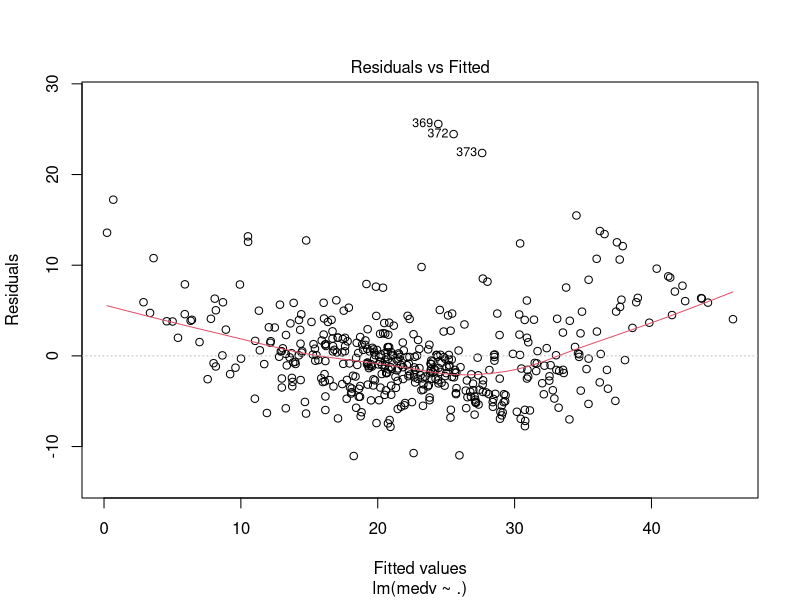
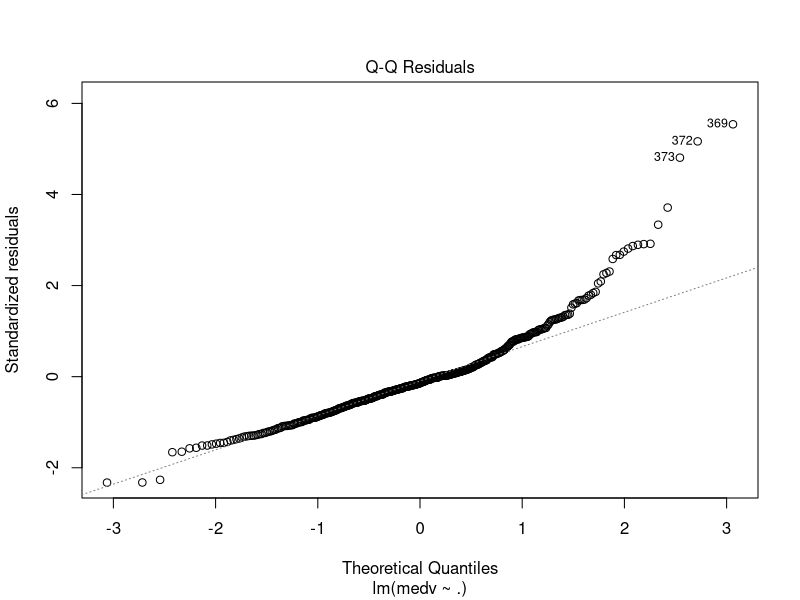
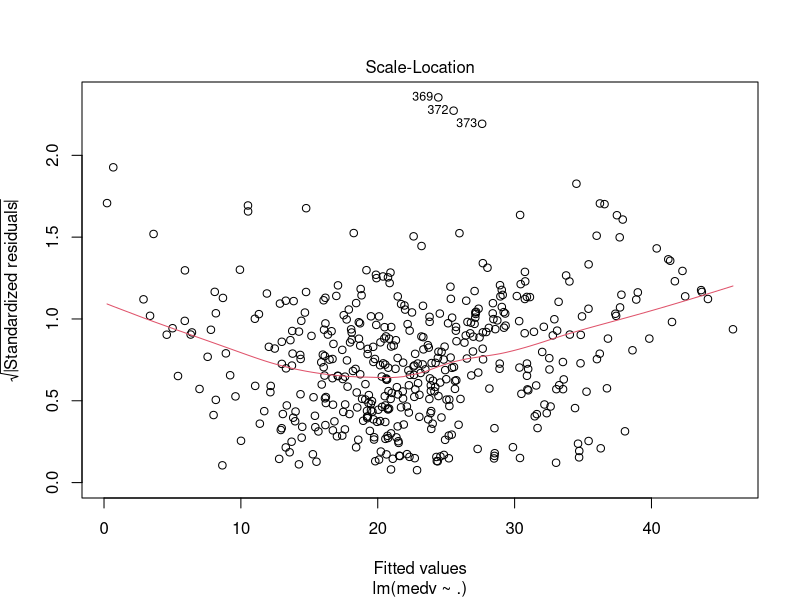
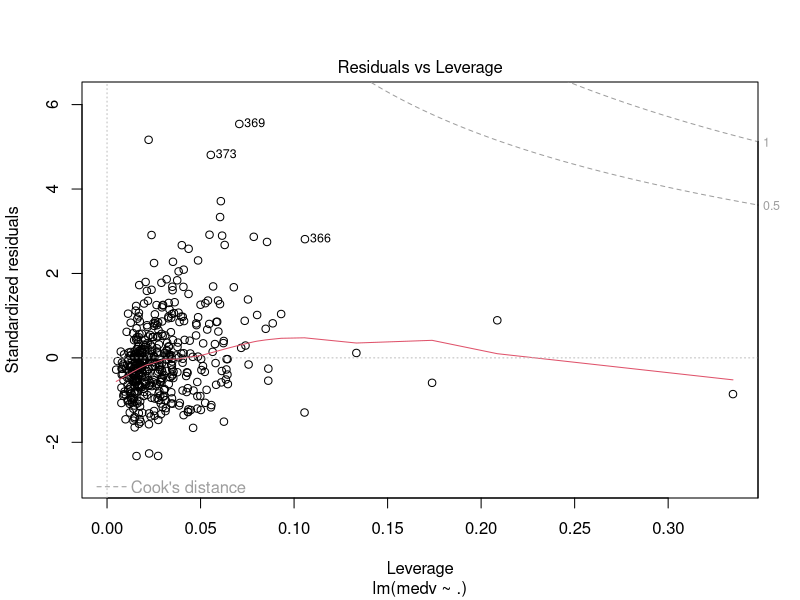

Generate these figures, in order, with R:
## ---- chunk 1
library(MASS)
data(Boston); #this data is in MASS package
colnames(Boston) 
## ---- chunk 2
dim(Boston) 
names(Boston)
str(Boston)
summary(Boston)
## ---- chunk 3
sample_index <- sample(nrow(Boston),nrow(Boston)*0.90)
Boston_train <- Boston[sample_index,]
Boston_test <- Boston[-sample_index,]
## ---- chunk 4
for (i in 1:(ncol(Boston_train)-1)){
  Boston_train[,i] <- scale(Boston_train[,i])
}
## ---- chunk 5
model_1 <- lm(medv~., data=Boston_train)
summary(model_1)
## ---- chunk 6
plot(model_1)
## ---- chunk 7
model_summary <- summary(model_1)
(model_summary$sigma)^2
## ---- chunk 8
model_summary$r.squared
## ---- chunk 9
model_summary$adj.r.squared
## ---- chunk 10
AIC(model_1)
BIC(model_1)
## ---- chunk 11
subset <- sample(nrow(Boston),nrow(Boston)*0.90)
Boston_train <- Boston[subset,]
Boston_test <- Boston[-subset,]
model_1 <- lm(medv~., data=Boston_train)
## ---- chunk 12
pi <- predict(model_1, Boston_test)
## ---- chunk 13
mean((pi - Boston_test$medv)^2)
## ---- chunk 14
mean(abs(pi - Boston_test$medv))
